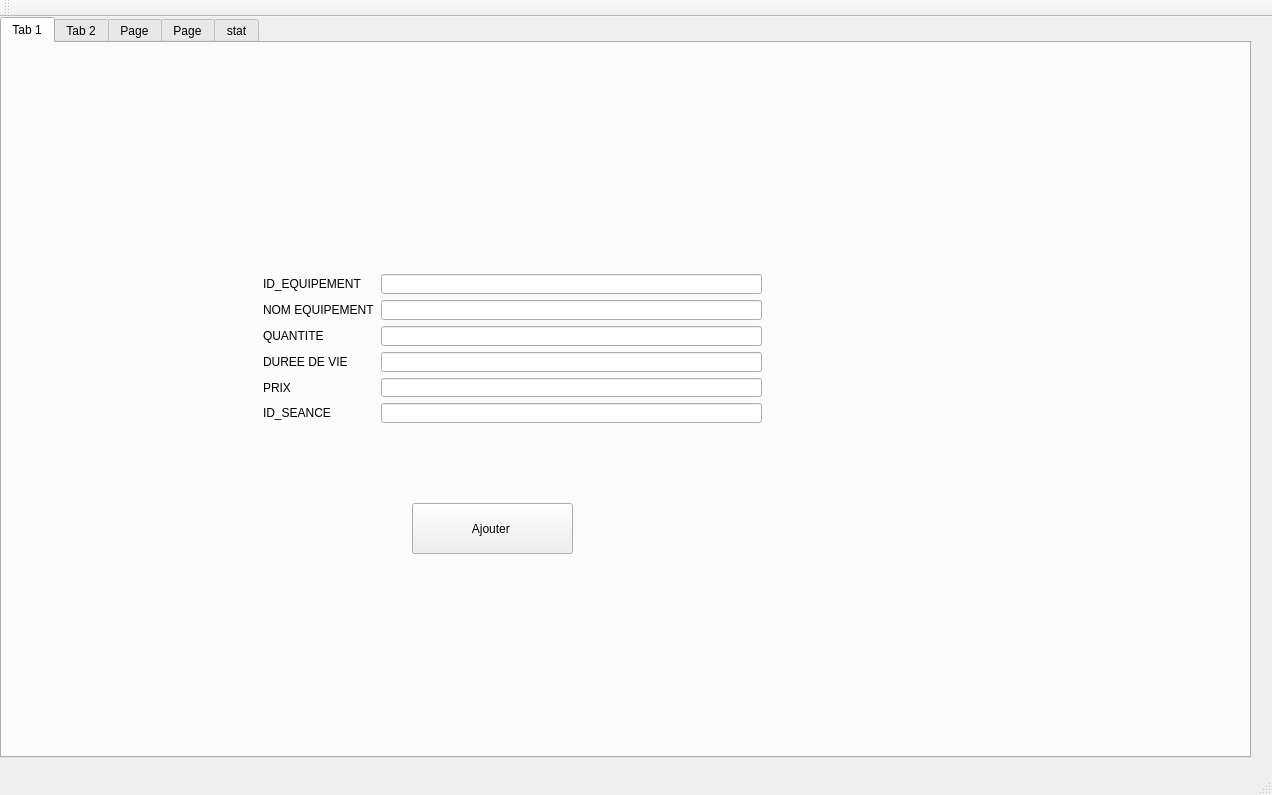
<?xml version="1.0" encoding="UTF-8"?>
<ui version="4.0">
 <class>MainWindow</class>
 <widget class="QMainWindow" name="MainWindow">
  <property name="geometry">
   <rect>
    <x>0</x>
    <y>0</y>
    <width>1272</width>
    <height>795</height>
   </rect>
  </property>
  <property name="windowTitle">
   <string>Gestion des equipements</string>
  </property>
  <widget class="QWidget" name="centralWidget">
   <widget class="QTabWidget" name="tabWidget">
    <property name="geometry">
     <rect>
      <x>0</x>
      <y>0</y>
      <width>1251</width>
      <height>741</height>
     </rect>
    </property>
    <property name="currentIndex">
     <number>0</number>
    </property>
    <widget class="QWidget" name="Ajouter">
     <attribute name="title">
      <string>Tab 1</string>
     </attribute>
     <widget class="QLabel" name="label">
      <property name="geometry">
       <rect>
        <x>0</x>
        <y>-60</y>
        <width>1121</width>
        <height>681</height>
       </rect>
      </property>
      <property name="text">
       <string/>
      </property>
      <property name="pixmap">
       <pixmap>../331802584_421204743538946_1674189878202346939_n.png</pixmap>
      </property>
     </widget>
     <widget class="QPushButton" name="btnAjouterEquip">
      <property name="geometry">
       <rect>
        <x>410</x>
        <y>460</y>
        <width>161</width>
        <height>51</height>
       </rect>
      </property>
      <property name="styleSheet">
       <string notr="true">QPushButton

{
	background-color: rgb(72, 78, 86);
	border-style: outset;
    border-width: 2px;
    border-radius:20px;
    border-color: beige;
    
font: 81 10pt &quot;Rockwell Extra Bold&quot;;
    padding: 6px;
	color: rgb(255, 255, 255);

}

QPushButton:hover

{
	background-color: rgb(106, 227, 231);
	color: rgb(0, 0, 0);
	gridline-color: rgb(94, 118, 255);
}

QPushButton:pressed</string>
      </property>
      <property name="text">
       <string>Ajouter </string>
      </property>
     </widget>
     <widget class="QWidget" name="formLayoutWidget">
      <property name="geometry">
       <rect>
        <x>250</x>
        <y>220</y>
        <width>521</width>
        <height>171</height>
       </rect>
      </property>
      <layout class="QFormLayout" name="formLayout">
       <item row="0" column="0">
        <widget class="QLabel" name="label_5">
         <property name="text">
          <string>ID_EQUIPEMENT </string>
         </property>
        </widget>
       </item>
       <item row="0" column="1">
        <widget class="QLineEdit" name="ID_EQU"/>
       </item>
       <item row="1" column="0">
        <widget class="QLabel" name="label_6">
         <property name="text">
          <string>NOM EQUIPEMENT</string>
         </property>
        </widget>
       </item>
       <item row="1" column="1">
        <widget class="QLineEdit" name="nomEquip"/>
       </item>
       <item row="2" column="0">
        <widget class="QLabel" name="label_7">
         <property name="text">
          <string>QUANTITE</string>
         </property>
        </widget>
       </item>
       <item row="2" column="1">
        <widget class="QLineEdit" name="quantite"/>
       </item>
       <item row="3" column="0">
        <widget class="QLabel" name="label_8">
         <property name="text">
          <string>DUREE DE VIE</string>
         </property>
        </widget>
       </item>
       <item row="3" column="1">
        <widget class="QLineEdit" name="DUREE_VIE"/>
       </item>
       <item row="4" column="0">
        <widget class="QLabel" name="label_9">
         <property name="text">
          <string>PRIX</string>
         </property>
        </widget>
       </item>
       <item row="4" column="1">
        <widget class="QLineEdit" name="prixEquip"/>
       </item>
       <item row="5" column="1">
        <widget class="QLineEdit" name="idSeance"/>
       </item>
       <item row="5" column="0">
        <widget class="QLabel" name="label_12">
         <property name="text">
          <string>ID_SEANCE</string>
         </property>
        </widget>
       </item>
      </layout>
     </widget>
     <widget class="QLabel" name="imageLabel">
      <property name="geometry">
       <rect>
        <x>470</x>
        <y>120</y>
        <width>221</width>
        <height>51</height>
       </rect>
      </property>
      <property name="text">
       <string/>
      </property>
     </widget>
    </widget>
    <widget class="QWidget" name="tab_2">
     <attribute name="title">
      <string>Tab 2</string>
     </attribute>
     <widget class="QLabel" name="label_2">
      <property name="geometry">
       <rect>
        <x>0</x>
        <y>-60</y>
        <width>1121</width>
        <height>681</height>
       </rect>
      </property>
      <property name="text">
       <string/>
      </property>
      <property name="pixmap">
       <pixmap>../331802584_421204743538946_1674189878202346939_n.png</pixmap>
      </property>
     </widget>
     <widget class="QPushButton" name="suppEquip">
      <property name="geometry">
       <rect>
        <x>440</x>
        <y>320</y>
        <width>151</width>
        <height>51</height>
       </rect>
      </property>
      <property name="styleSheet">
       <string notr="true">QPushButton

{
	background-color: rgb(72, 78, 86);
	border-style: outset;
    border-width: 2px;
    border-radius:20px;
    border-color: beige;
    
font: 81 10pt &quot;Rockwell Extra Bold&quot;;
    padding: 6px;
	color: rgb(255, 255, 255);

}

QPushButton:hover

{
	background-color: rgb(106, 227, 231);
	color: rgb(0, 0, 0);
	gridline-color: rgb(94, 118, 255);
}

QPushButton:pressed</string>
      </property>
      <property name="text">
       <string>Supprimer</string>
      </property>
     </widget>
     <widget class="QLineEdit" name="lineEdit_IDS">
      <property name="geometry">
       <rect>
        <x>330</x>
        <y>240</y>
        <width>371</width>
        <height>51</height>
       </rect>
      </property>
     </widget>
     <widget class="QLabel" name="label_10">
      <property name="geometry">
       <rect>
        <x>330</x>
        <y>190</y>
        <width>401</width>
        <height>20</height>
       </rect>
      </property>
      <property name="text">
       <string>ENTREZ L'IDENTIFIANT DE L'EQUIPEMENT POUR SUPPRIMER:</string>
      </property>
     </widget>
    </widget>
    <widget class="QWidget" name="tab_3">
     <attribute name="title">
      <string>Page</string>
     </attribute>
     <widget class="QLabel" name="label_3">
      <property name="geometry">
       <rect>
        <x>0</x>
        <y>-60</y>
        <width>1121</width>
        <height>681</height>
       </rect>
      </property>
      <property name="text">
       <string/>
      </property>
      <property name="pixmap">
       <pixmap>../331802584_421204743538946_1674189878202346939_n.png</pixmap>
      </property>
     </widget>
     <widget class="QPushButton" name="btnModifierEquip">
      <property name="geometry">
       <rect>
        <x>420</x>
        <y>320</y>
        <width>151</width>
        <height>51</height>
       </rect>
      </property>
      <property name="styleSheet">
       <string notr="true">QPushButton

{
	background-color: rgb(72, 78, 86);
	border-style: outset;
    border-width: 2px;
    border-radius:20px;
    border-color: beige;
    
font: 81 10pt &quot;Rockwell Extra Bold&quot;;
    padding: 6px;
	color: rgb(255, 255, 255);

}

QPushButton:hover

{
	background-color: rgb(106, 227, 231);
	color: rgb(0, 0, 0);
	gridline-color: rgb(94, 118, 255);
}

QPushButton:pressed</string>
      </property>
      <property name="text">
       <string>Modifier </string>
      </property>
     </widget>
     <widget class="QLabel" name="label_11">
      <property name="geometry">
       <rect>
        <x>320</x>
        <y>80</y>
        <width>391</width>
        <height>20</height>
       </rect>
      </property>
      <property name="text">
       <string>ENTREZ L'IDENTIFIANT DE L'EQUIPEMENT POUR MODIFIER:</string>
      </property>
     </widget>
     <widget class="QWidget" name="formLayoutWidget_2">
      <property name="geometry">
       <rect>
        <x>220</x>
        <y>140</y>
        <width>521</width>
        <height>171</height>
       </rect>
      </property>
      <layout class="QFormLayout" name="formLayout_2">
       <item row="0" column="0">
        <widget class="QLabel" name="label_13">
         <property name="text">
          <string>ID_EQUIPEMENT </string>
         </property>
        </widget>
       </item>
       <item row="0" column="1">
        <widget class="QLineEdit" name="ID_EQU_2"/>
       </item>
       <item row="1" column="0">
        <widget class="QLabel" name="label_14">
         <property name="text">
          <string>NOM EQUIPEMENT</string>
         </property>
        </widget>
       </item>
       <item row="1" column="1">
        <widget class="QLineEdit" name="nomEquip_2"/>
       </item>
       <item row="2" column="0">
        <widget class="QLabel" name="label_15">
         <property name="text">
          <string>QUANTITE</string>
         </property>
        </widget>
       </item>
       <item row="2" column="1">
        <widget class="QLineEdit" name="quantite_2"/>
       </item>
       <item row="3" column="0">
        <widget class="QLabel" name="label_16">
         <property name="text">
          <string>DUREE DE VIE</string>
         </property>
        </widget>
       </item>
       <item row="3" column="1">
        <widget class="QLineEdit" name="DUREE_VIE_2"/>
       </item>
       <item row="4" column="0">
        <widget class="QLabel" name="label_17">
         <property name="text">
          <string>PRIX</string>
         </property>
        </widget>
       </item>
       <item row="4" column="1">
        <widget class="QLineEdit" name="prixEquip_2"/>
       </item>
       <item row="5" column="0">
        <widget class="QLabel" name="label_18">
         <property name="text">
          <string>ID_SEANCE</string>
         </property>
        </widget>
       </item>
       <item row="5" column="1">
        <widget class="QLineEdit" name="idSeance_2"/>
       </item>
      </layout>
     </widget>
    </widget>
    <widget class="QWidget" name="tab_4">
     <attribute name="title">
      <string>Page</string>
     </attribute>
     <widget class="QLabel" name="label_4">
      <property name="geometry">
       <rect>
        <x>0</x>
        <y>-60</y>
        <width>1121</width>
        <height>681</height>
       </rect>
      </property>
      <property name="text">
       <string/>
      </property>
      <property name="pixmap">
       <pixmap>../331802584_421204743538946_1674189878202346939_n.png</pixmap>
      </property>
     </widget>
     <widget class="QTableView" name="tableView">
      <property name="geometry">
       <rect>
        <x>20</x>
        <y>110</y>
        <width>961</width>
        <height>331</height>
       </rect>
      </property>
     </widget>
     <widget class="QLineEdit" name="lineEdit">
      <property name="geometry">
       <rect>
        <x>830</x>
        <y>60</y>
        <width>113</width>
        <height>22</height>
       </rect>
      </property>
     </widget>
     <widget class="QPushButton" name="pushButton">
      <property name="geometry">
       <rect>
        <x>50</x>
        <y>460</y>
        <width>231</width>
        <height>41</height>
       </rect>
      </property>
      <property name="text">
       <string>TRIER PAR ORDRE ALPHABETIQUE</string>
      </property>
     </widget>
     <widget class="QLabel" name="label_19">
      <property name="geometry">
       <rect>
        <x>860</x>
        <y>40</y>
        <width>56</width>
        <height>16</height>
       </rect>
      </property>
      <property name="text">
       <string>Search</string>
      </property>
     </widget>
     <widget class="QPushButton" name="pushButton_2">
      <property name="geometry">
       <rect>
        <x>290</x>
        <y>460</y>
        <width>181</width>
        <height>41</height>
       </rect>
      </property>
      <property name="text">
       <string>CONVERTIR EN PDF</string>
      </property>
     </widget>
    </widget>
    <widget class="QWidget" name="tab">
     <attribute name="title">
      <string>stat</string>
     </attribute>
     <widget class="QWidget" name="horizontalLayoutWidget">
      <property name="geometry">
       <rect>
        <x>0</x>
        <y>10</y>
        <width>1251</width>
        <height>681</height>
       </rect>
      </property>
      <layout class="QHBoxLayout" name="statlayout"/>
     </widget>
    </widget>
   </widget>
  </widget>
  <widget class="QMenuBar" name="menuBar">
   <property name="geometry">
    <rect>
     <x>0</x>
     <y>0</y>
     <width>1272</width>
     <height>26</height>
    </rect>
   </property>
  </widget>
  <widget class="QToolBar" name="mainToolBar">
   <attribute name="toolBarArea">
    <enum>TopToolBarArea</enum>
   </attribute>
   <attribute name="toolBarBreak">
    <bool>false</bool>
   </attribute>
  </widget>
  <widget class="QStatusBar" name="statusBar"/>
 </widget>
 <layoutdefault spacing="6" margin="11"/>
 <resources/>
 <connections/>
</ui>
